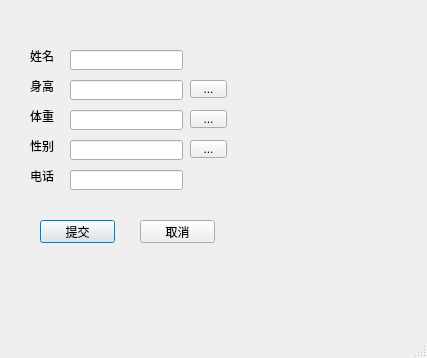
<?xml version="1.0" encoding="UTF-8"?>
<ui version="4.0">
 <class>Dialog</class>
 <widget class="QDialog" name="Dialog">
  <property name="geometry">
   <rect>
    <x>0</x>
    <y>0</y>
    <width>427</width>
    <height>358</height>
   </rect>
  </property>
  <property name="windowTitle">
   <string>Dialog</string>
  </property>
  <property name="sizeGripEnabled">
   <bool>true</bool>
  </property>
  <widget class="QLabel" name="label">
   <property name="geometry">
    <rect>
     <x>30</x>
     <y>50</y>
     <width>54</width>
     <height>12</height>
    </rect>
   </property>
   <property name="text">
    <string>姓名</string>
   </property>
  </widget>
  <widget class="QLabel" name="label_2">
   <property name="geometry">
    <rect>
     <x>30</x>
     <y>110</y>
     <width>54</width>
     <height>12</height>
    </rect>
   </property>
   <property name="text">
    <string>体重</string>
   </property>
  </widget>
  <widget class="QLabel" name="label_3">
   <property name="geometry">
    <rect>
     <x>30</x>
     <y>80</y>
     <width>54</width>
     <height>12</height>
    </rect>
   </property>
   <property name="text">
    <string>身高</string>
   </property>
  </widget>
  <widget class="QLabel" name="label_4">
   <property name="geometry">
    <rect>
     <x>30</x>
     <y>140</y>
     <width>54</width>
     <height>12</height>
    </rect>
   </property>
   <property name="text">
    <string>性别</string>
   </property>
  </widget>
  <widget class="QLabel" name="label_5">
   <property name="geometry">
    <rect>
     <x>30</x>
     <y>170</y>
     <width>54</width>
     <height>12</height>
    </rect>
   </property>
   <property name="text">
    <string>电话</string>
   </property>
  </widget>
  <widget class="QLineEdit" name="lineEdit">
   <property name="geometry">
    <rect>
     <x>70</x>
     <y>50</y>
     <width>113</width>
     <height>20</height>
    </rect>
   </property>
  </widget>
  <widget class="QLineEdit" name="lineEdit_2">
   <property name="geometry">
    <rect>
     <x>70</x>
     <y>80</y>
     <width>113</width>
     <height>20</height>
    </rect>
   </property>
  </widget>
  <widget class="QLineEdit" name="lineEdit_3">
   <property name="geometry">
    <rect>
     <x>70</x>
     <y>110</y>
     <width>113</width>
     <height>20</height>
    </rect>
   </property>
  </widget>
  <widget class="QLineEdit" name="lineEdit_4">
   <property name="geometry">
    <rect>
     <x>70</x>
     <y>140</y>
     <width>113</width>
     <height>20</height>
    </rect>
   </property>
  </widget>
  <widget class="QLineEdit" name="lineEdit_5">
   <property name="geometry">
    <rect>
     <x>70</x>
     <y>170</y>
     <width>113</width>
     <height>20</height>
    </rect>
   </property>
  </widget>
  <widget class="QToolButton" name="toolButton">
   <property name="geometry">
    <rect>
     <x>190</x>
     <y>140</y>
     <width>37</width>
     <height>18</height>
    </rect>
   </property>
   <property name="text">
    <string>...</string>
   </property>
  </widget>
  <widget class="QToolButton" name="toolButton_2">
   <property name="geometry">
    <rect>
     <x>190</x>
     <y>110</y>
     <width>37</width>
     <height>18</height>
    </rect>
   </property>
   <property name="text">
    <string>...</string>
   </property>
  </widget>
  <widget class="QToolButton" name="toolButton_3">
   <property name="geometry">
    <rect>
     <x>190</x>
     <y>80</y>
     <width>37</width>
     <height>18</height>
    </rect>
   </property>
   <property name="text">
    <string>...</string>
   </property>
  </widget>
  <widget class="QPushButton" name="pushButton">
   <property name="geometry">
    <rect>
     <x>40</x>
     <y>220</y>
     <width>75</width>
     <height>23</height>
    </rect>
   </property>
   <property name="text">
    <string>提交</string>
   </property>
  </widget>
  <widget class="QPushButton" name="pushButton_2">
   <property name="geometry">
    <rect>
     <x>140</x>
     <y>220</y>
     <width>75</width>
     <height>23</height>
    </rect>
   </property>
   <property name="text">
    <string>取消</string>
   </property>
  </widget>
 </widget>
 <resources/>
 <connections/>
</ui>
